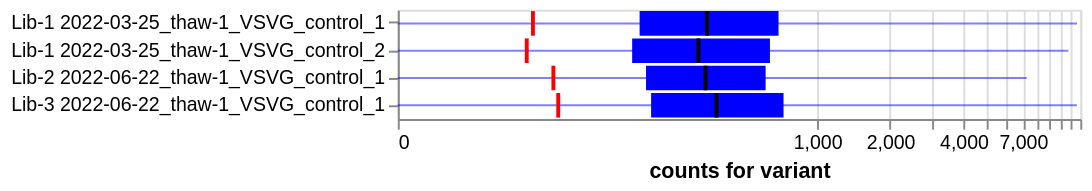

Write the Vega-Lite specification saved for this chart.
### Vega-Lite specification from a JSON file in a GitHub repository (floating-point values rounded to 4 significant figures)
{"config": {"view": {"continuousWidth": 400, "continuousHeight": 300}, "axis": {"labelLimit": 500}}, "layer": [{"mark": {"type": "bar", "color": "blue"}, "encoding": {"tooltip": [{"field": "library", "type": "nominal"}, {"field": "pre_sample", "type": "nominal"}, {"field": "pre_count_threshold", "type": "quantitative"}, {"field": "median", "format": ".2g", "type": "quantitative"}, {"field": "percentile_25", "format": ".2g", "type": "quantitative"}, {"field": "percentile_75", "format": ".2g", "type": "quantitative"}, {"field": "min", "type": "quantitative"}, {"field": "max", "type": "quantitative"}, {"field": "frac_counts_above_threshold", "format": ".2g", "type": "quantitative"}, {"field": "frac_variants_above_threshold", "format": ".2g", "type": "quantitative"}, {"field": "virus_batch", "type": "nominal"}], "x": {"field": "percentile_25", "scale": {"constant": 20, "type": "symlog"}, "title": "counts for variant", "type": "quantitative"}, "x2": {"field": "percentile_75"}, "y": {"field": "library_sample", "title": null, "type": "nominal"}}, "params": [{"name": "parameter001", "select": {"type": "point", "fields": ["library"]}, "bind": {"input": "select", "options": [null, "Lib-1", "Lib-2", "Lib-3"], "labels": ["all", "Lib-1", "Lib-2", "Lib-3"], "name": "library"}}, {"name": "parameter002", "select": {"type": "point", "fields": ["virus_batch"]}, "bind": {"input": "select", "options": [null, "thaw-1"], "labels": ["all", "thaw-1"], "name": "virus_batch"}}]}, {"mark": {"type": "rule", "color": "blue", "opacity": 0.5}, "encoding": {"tooltip": [{"field": "library", "type": "nominal"}, {"field": "pre_sample", "type": "nominal"}, {"field": "pre_count_threshold", "type": "quantitative"}, {"field": "median", "format": ".2g", "type": "quantitative"}, {"field": "percentile_25", "format": ".2g", "type": "quantitative"}, {"field": "percentile_75", "format": ".2g", "type": "quantitative"}, {"field": "min", "type": "quantitative"}, {"field": "max", "type": "quantitative"}, {"field": "frac_counts_above_threshold", "format": ".2g", "type": "quantitative"}, {"field": "frac_variants_above_threshold", "format": ".2g", "type": "quantitative"}, {"field": "virus_batch", "type": "nominal"}], "x": {"field": "min", "type": "quantitative"}, "x2": {"field": "max"}, "y": {"field": "library_sample", "title": null, "type": "nominal"}}}, {"mark": {"type": "bar", "color": "black", "x2Offset": -1, "xOffset": 1}, "encoding": {"tooltip": [{"field": "library", "type": "nominal"}, {"field": "pre_sample", "type": "nominal"}, {"field": "pre_count_threshold", "type": "quantitative"}, {"field": "median", "format": ".2g", "type": "quantitative"}, {"field": "percentile_25", "format": ".2g", "type": "quantitative"}, {"field": "percentile_75", "format": ".2g", "type": "quantitative"}, {"field": "min", "type": "quantitative"}, {"field": "max", "type": "quantitative"}, {"field": "frac_counts_above_threshold", "format": ".2g", "type": "quantitative"}, {"field": "frac_variants_above_threshold", "format": ".2g", "type": "quantitative"}, {"field": "virus_batch", "type": "nominal"}], "x": {"field": "median", "type": "quantitative"}, "x2": {"field": "median"}, "y": {"field": "library_sample", "title": null, "type": "nominal"}}}, {"mark": {"type": "bar", "color": "red", "x2Offset": -1, "xOffset": 1}, "encoding": {"tooltip": [{"field": "library", "type": "nominal"}, {"field": "pre_sample", "type": "nominal"}, {"field": "pre_count_threshold", "type": "quantitative"}, {"field": "median", "format": ".2g", "type": "quantitative"}, {"field": "percentile_25", "format": ".2g", "type": "quantitative"}, {"field": "percentile_75", "format": ".2g", "type": "quantitative"}, {"field": "min", "type": "quantitative"}, {"field": "max", "type": "quantitative"}, {"field": "frac_counts_above_threshold", "format": ".2g", "type": "quantitative"}, {"field": "frac_variants_above_threshold", "format": ".2g", "type": "quantitative"}, {"field": "virus_batch", "type": "nominal"}], "x": {"field": "pre_count_threshold", "type": "quantitative"}, "x2": {"field": "pre_count_threshold"}, "y": {"field": "library_sample", "title": null, "type": "nominal"}}}], "data": {"name": "data-966eb28a0b90015491ad121ba7cd2b41"}, "height": {"step": 14}, "transform": [{"filter": {"param": "parameter001"}}, {"filter": {"param": "parameter002"}}], "width": 350, "$schema": "https://vega.github.io/schema/vega-lite/v5.json", "datasets": {"data-966eb28a0b90015491ad121ba7cd2b41": [{"library": "Lib-1", "pre_sample": "2022-03-25_thaw-1_VSVG_control_1", "pre_count_threshold": 51, "median": 343.0, "percentile_25": 173.0, "percentile_75": 690.0, "min": 0, "max": 11641, "library_sample": "Lib-1 2022-03-25_thaw-1_VSVG_control_1", "frac_counts_above_threshold": 0.9984, "frac_variants_above_threshold": 0.9613, "virus_batch": "thaw-1"}, {"library": "Lib-1", "pre_sample": "2022-03-25_thaw-1_VSVG_control_2", "pre_count_threshold": 47, "median": 315.0, "percentile_25": 160.0, "percentile_75": 635.0, "min": 0, "max": 10731, "library_sample": "Lib-1 2022-03-25_thaw-1_VSVG_control_2", "frac_counts_above_threshold": 0.9983, "frac_variants_above_threshold": 0.9608, "virus_batch": "thaw-1"}, {"library": "Lib-2", "pre_sample": "2022-06-22_thaw-1_VSVG_control_1", "pre_count_threshold": 66, "median": 338.0, "percentile_25": 185.0, "percentile_75": 609.0, "min": 0, "max": 7252, "library_sample": "Lib-2 2022-06-22_thaw-1_VSVG_control_1", "frac_counts_above_threshold": 0.9967, "frac_variants_above_threshold": 0.9523, "virus_batch": "thaw-1"}, {"library": "Lib-3", "pre_sample": "2022-06-22_thaw-1_VSVG_control_1", "pre_count_threshold": 70, "median": 377.0, "percentile_25": 195.0, "percentile_75": 724.0, "min": 0, "max": 11612, "library_sample": "Lib-3 2022-06-22_thaw-1_VSVG_control_1", "frac_counts_above_threshold": 0.9967, "frac_variants_above_threshold": 0.9477, "virus_batch": "thaw-1"}]}}
